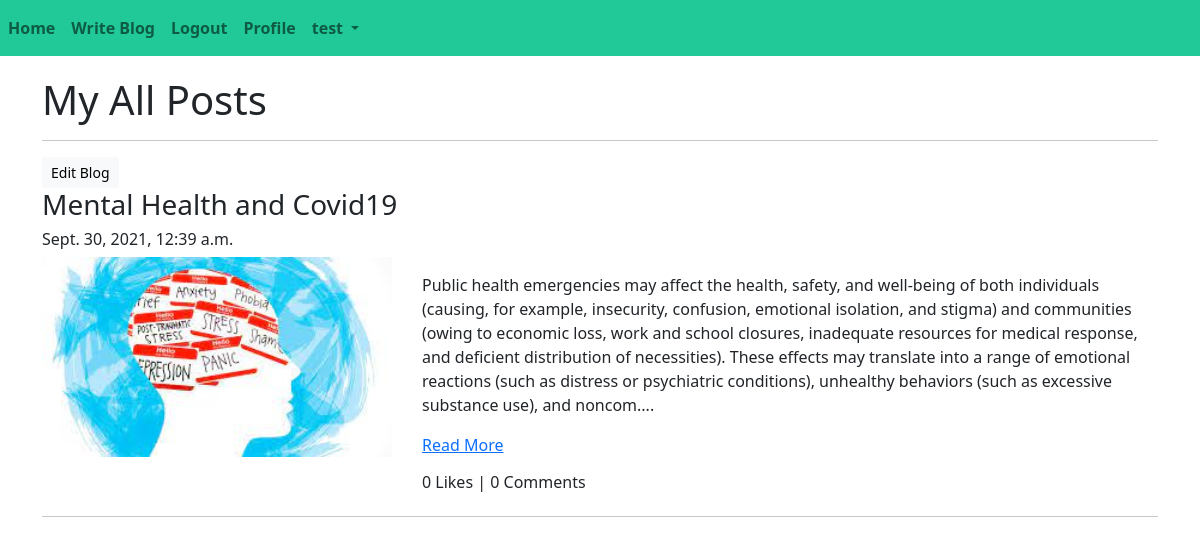
The app's page /blog/myposts/ (signed in) with its own data.
### App_Blog/models.py (models this page shows, shortened)
class Blog(models.Model):
    author = models.ForeignKey(User,on_delete=models.CASCADE,related_name = 'post_author')
    blog_title = models.CharField(max_length=300,verbose_name='Put a Title')
    slug = models.SlugField(max_length=300,unique=True)
    blog_content = models.TextField(verbose_name="What's in your mind?")
    blog_image = models.ImageField(upload_to='blog_images',verbose_name='Blog Image')
    publish_date = models.DateTimeField(auto_now_add=True)
    update_date = models.DateTimeField(auto_now=True)
    class Meta:
        ordering = ['-publish_date']

### App_Blog/views.py (the view)
# urls.py: path('myposts/',views.MyBlogs.as_view(),name = 'myposts'),
class MyBlogs(LoginRequiredMixin,TemplateView):
    template_name = 'App_Blog/my_posts.html'

### App_Blog/templatetags/custom_filters.py (called while the page is built)
def range_filter(value):
    return value[0:500] + '....'

### templates/App_Blog/my_posts.html (shortened to what this page needs)
{% extends 'base.html' %}
{% load custom_filters %}
{% block body %}
<h1>My All Posts</h1>
<hr>
{% for blog in user.post_author.all %}
<a href="{% url 'App_Blog:edit_blog' pk=blog.pk %}" class="btn btn-light btn-sm" >Edit Blog</a>
<h3>{{ blog.blog_title }}</h3>
<h6>{{ blog.publish_date }}</h6>
<div class = 'row'>
    <div class="col-sm-4">
        <img src="/media/{{ blog.blog_image }}" width="350px" height="200px">
    </div>
    <div class = "col-sm-8">
        <p>{{ blog.blog_content|range_filter|linebreaks}}
        <a href="{% url 'App_Blog:blog_details' slug=blog.slug %}">Read More</a>
        </p>
        <h6>{{ blog.liked_blog.count }} Likes | {{ blog.blog_comment.count }} Comments</h6>
    </div>
</div>
<hr>
{% endfor %}
{% endblock %}

### templates/base.html (shortened to what this page needs)
<!doctype html>
<html lang="en">
<head>
    <link href="https://cdn.jsdelivr.net/npm/bootstrap@5.1.1/dist/css/bootstrap.min.css" rel="stylesheet"
>
    <link rel="stylesheet" href="https://pro.fontawesome.com/releases/v5.10.0/css/all.css"/>
</head>
<body>
    <nav class ="navbar navbar-expand-lg  navbar-light " style="background-color: #20c997;">
        <ul class = "navbar-nav">
            <li class="nav-item active">
                <a class = "nav-link" href="{% url 'index' %}"><strong>Home</strong></a>
            </li>
            {% if user.is_authenticated %}
            <li class="nav-item active">
                <a class = "nav-link" href="{% url 'App_Blog:create_blog' %}"><strong>Write Blog</strong></a>
            </li>
            <li class="nav-item active">
                <a class = "nav-link" href="{% url 'App_Login:logout' %}"><strong>Logout</strong></a>
            </li>
            <li class="nav-item active">
                <a class = "nav-link" href="{% url 'App_Login:profile' %}"><strong>Profile</strong></a>
            </li>
            {% endif %}
            {% if user.is_authenticated %}
            <li class="nav-item dropdown">
                <a class="nav-link dropdown-toggle" href="#" id="navbarDropdown" role="button"
                   data-bs-toggle="dropdown" aria-expanded="false">
                    <strong>{{ user.username }}</strong>
                </a>
            </li>
            {% endif %}
        </ul>
    </nav>
    <div class = 'container' style="padding-top:20px">
        {% block body %}
        {% endblock %}
    </div>
</body>
</html>

### records on screen
Blog: blog_title "Mental Health and Covid19", publish_date "Sept. 30, 2021, 12:39 a.m.", blog_image (picture), blog_content|range_filter "Public health emergencies may affect the health, safety, and well-being of both individuals (causing, for example, insecurity, confusion, emotional isolation, and stigma) and communities (owing to economic loss, work and school closures, inadequate resources for medical response, and deficient distribution of necessities). These effects may translate into a range of emotional reactions (such as distress or psychiatric conditions), unhealthy behaviors (such as excessive substance use), and noncom....", liked_blog.count "0", blog_comment.count "0"

### other values on screen
{{ user.username }} "test"
